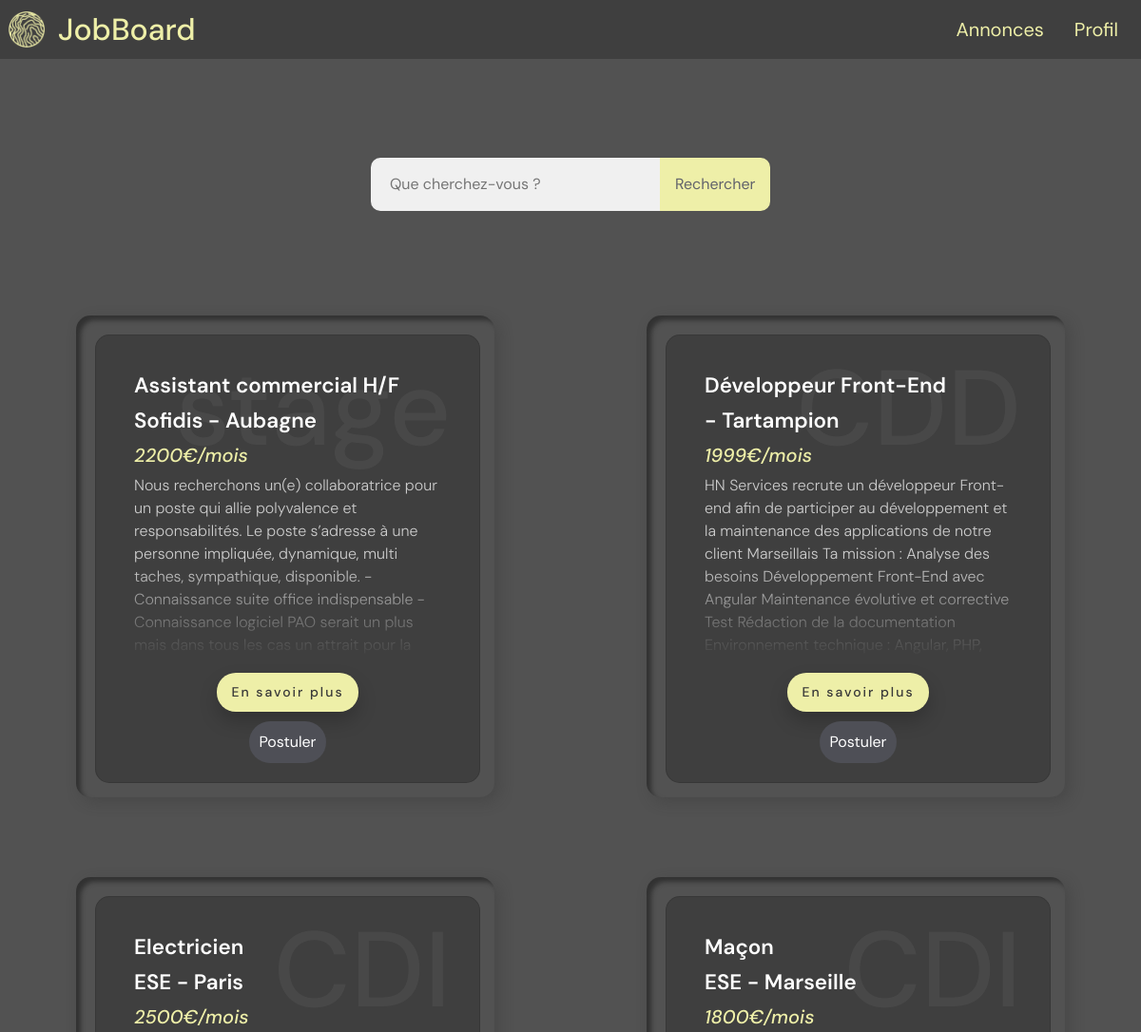
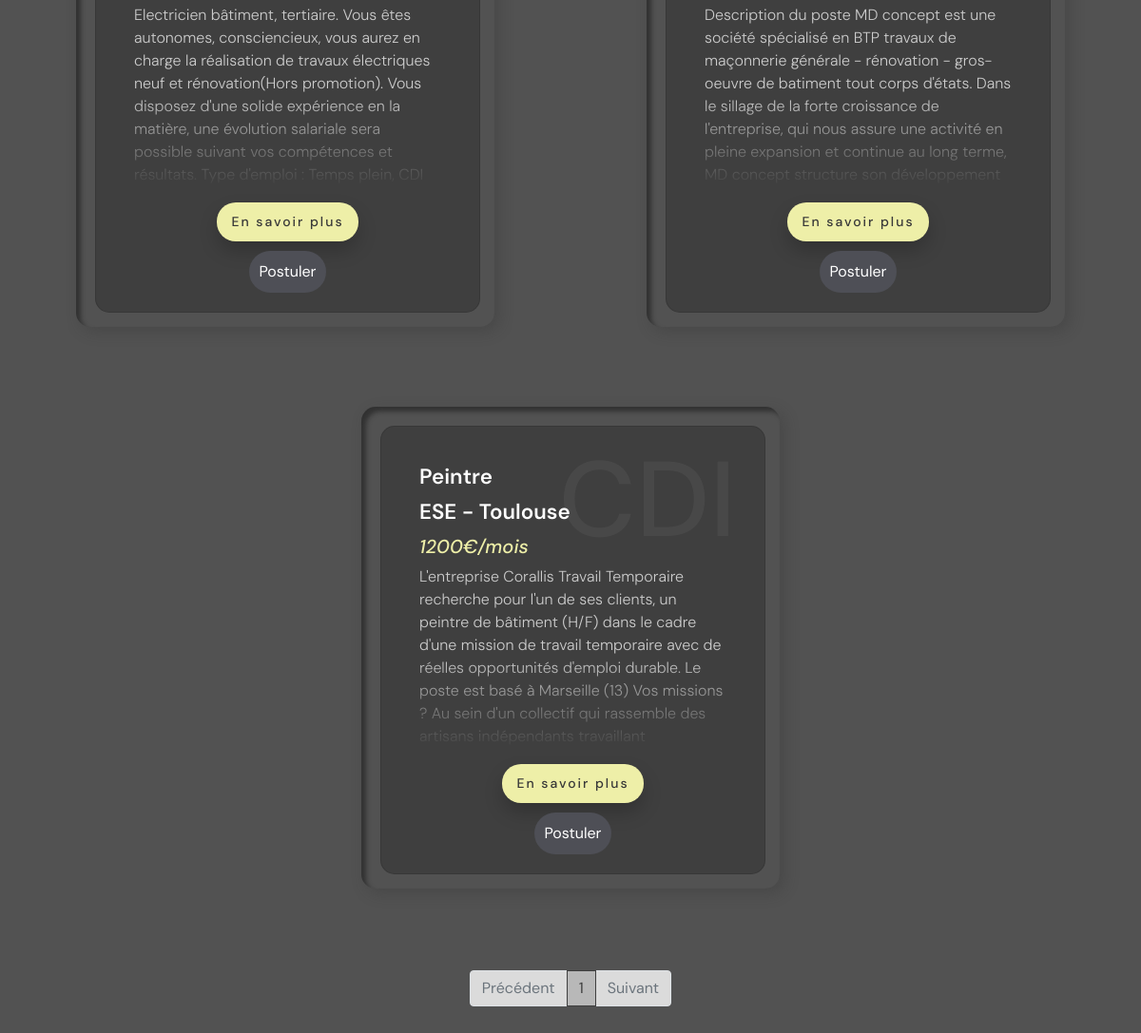
/accueil.php (signed in), run on the app's committed database (2 pictures, top to bottom).
### tables this page shows
CREATE TABLE IF NOT EXISTS `advertising` (
  `id` int(11) NOT NULL AUTO_INCREMENT,
  `titre` varchar(255) DEFAULT NULL,
  `descript` text,
  `wages` int(11) DEFAULT NULL,
  `companie_name` varchar(255) DEFAULT NULL,
  `city` varchar(255) DEFAULT NULL,
  `date_e` date DEFAULT NULL,
  `published` tinyint(1) DEFAULT NULL,
  `companies_id` int(11) DEFAULT NULL,
  `contrat` varchar(255) DEFAULT NULL,
  PRIMARY KEY (`id`),
  KEY `companies_id` (`companies_id`)
);

CREATE TABLE IF NOT EXISTS `companies` (
  `id` int(11) NOT NULL AUTO_INCREMENT,
  `name_e` varchar(255) DEFAULT NULL,
  `email` varchar(255) DEFAULT NULL,
  `password` varchar(255) DEFAULT NULL,
  `phone` varchar(255) DEFAULT NULL,
  `website` text,
  `addr` varchar(255) DEFAULT NULL,
  `postal_code` varchar(255) DEFAULT NULL,
  `city` varchar(255) DEFAULT NULL,
  `siret` varchar(255) DEFAULT NULL,
  PRIMARY KEY (`id`)
);

### functions/pagination.php (called while the page is built)
<?php
require_once("configs/database.php");
if (isset($_GET['page']) && !empty($_GET['page'])) {
  $currentPage = (int) strip_tags($_GET['page']);
} else {
  $currentPage = 1;
}
$ad = 'SELECT COUNT(*) AS nb_articles FROM `Advertising`;';
$query = $db->prepare($ad);
$query->execute();
$result = $query->fetch();
$nbArticles = (int) $result['nb_articles'];
$parPage = 6;
$pages = ceil($nbArticles / $parPage);
$premier = ($currentPage * $parPage) - $parPage;
?>

### functions/check_db.php (called while the page is built)
<?php
    function check_ese_id($id, $db_ese) {
      foreach  ($db_ese as $row) {
        if ($row['id'] == $id) {
          return $row['name_e'];
        }
      }
    }
?>

### accueil.php (the view, shortened to what this page needs)
<?php session_start();
require_once("functions/pagination.php");
?>
<!DOCTYPE html>
<html lang="en">
<head>
  <link rel="stylesheet" href="https://cdnjs.cloudflare.com/ajax/libs/twitter-bootstrap/5.1.0/css/bootstrap.min.css">
  <link rel="stylesheet" href="https://cdnjs.cloudflare.com/ajax/libs/font-awesome/5.15.4/css/all.min.css">
  <link rel="stylesheet" href="style/style.css">
  <link rel="stylesheet" href="style/nav.css">
  <link rel="stylesheet" href="style/accueil.css">
  <link rel="stylesheet" href="style/accueil_e.css">
  <link rel="stylesheet" href="style/card.css">
  <link rel="stylesheet" href="https://cdn.jsdelivr.net/npm/bootstrap-icons@1.5.0/font/bootstrap-icons.css">
</head>
<body>
  <?php
  require_once("component/nav.php");
  require_once("configs/database.php");
  if (empty($_SESSION['profession']) || $_SESSION['profession'] == 'particulier') {
  ?>
    <div class="find">
      <form action="accueil.php" method="GET" class="find_form searchBar">
        <div class="find-div">
          <input type="text" name="find" id="find" placeholder="Que cherchez-vous ?">
          <button type="submit">Rechercher</button>
        </div>
      </form>
    </div>
    <div class="advert">
      <?php
      require_once("functions/check_db.php");
      if (isset($_GET['find']) && strlen($_GET['find']) > 0) {
        $recherche = $_GET['find'];
        $ad = "SELECT * FROM Advertising WHERE titre LIKE '%$recherche%' OR companie_name LIKE '$recherche%' OR city LIKE '$recherche%' OR contrat LIKE '$recherche' ORDER BY titre ASC LIMIT $premier, $parPage";
      } else
        $ad = "SELECT * FROM Advertising ORDER BY titre ASC LIMIT $premier, $parPage";
      foreach ($db->query($ad) as $row) {
        if ($row['published'] == 1) {
          $id = intval($row['id'], 10);
      ?>
          <div class="container" id="inde_advert_<?php echo $id ?>">
            <div class="box">
            <div class="card" data-tilt data-tilt-scale="1">
              <div class="content">
                <?php
                if ($row['contrat'] == 'alternance'){ ?>
                  <h2 style="font-size: 3.5em; margin-top: 15px;"><?= $row['contrat'] ?></h2>
                  <?php } else { ?>
                  <h2><?= $row['contrat'] ?></h2>
                  <?php } ?>
                <h3><?= $row['titre'] ?></h3>
                <h3><?= check_ese_id($row['companies_id'], $db->query("SELECT id, name_e FROM Companies")); ?> - <?= $row['city'] ?></h3>
                <h5 style="font-style: italic;"><?= $row['wages'] ?>€/mois</h5>
                <div id="desc_<?php echo $id ?>">
                  <p><?= $row['descript'] ?></p>
                </div>
              </div>
              <a class="more"></a>
              <button type="submit" class="applied button-postuler" id="applied_<?php echo $id ?>" onclick="applied(<?php echo json_encode($id) ?>)">Postuler</button>
            </div>
          </div>
        </div>
      <?php
        }
      }
      ?>
    </div>
    <div style="text-align: center; margin-top: 4vh; margin-bottom: 8vh;">
      <nav style="display: inline-block;">
        <ul class="pagination">
          <li class="page-item <?= ($currentPage == 1) ? "disabled" : "" ?>">
            <a style="<?= ($currentPage == 1) ? "" : "color: #525252;" ?>background-color: #dbdbdb;" href="accueil.php?page=<?= $currentPage - 1 ?>" class="page-link">Précédent</a>
          </li>
          <?php for ($page = 1; $page <= $pages; $page++) : ?>
            <li class="page-item <?= ($currentPage == $page) ? "active" : "" ?>">
              <a style="background-color: #B8B8B8; color: #fff;<?= ($currentPage == $page) ? "border-color: #3f3f3f !important; color: #3f3f3f;" : ""?>" href="accueil.php?page=<?= $page ?>" class="page-link"><?= $page ?></a>
            </li>
          <?php endfor ?>
          <li class="page-item <?= ($currentPage == $pages) ? "disabled" : "" ?>">
            <a style="<?= ($currentPage == $pages) ? "" : "color: #525252;" ?>background-color: #dbdbdb;" href="accueil.php?page=<?= $currentPage + 1 ?>" class="page-link">Suivant</a>
          </li>
        </ul>
      </nav>
    </div>
  <?php } else
    require_once("accueil_e.php");
  ?>
</body>
</html>

### style/style.css (style rules this page uses)
body { font-family: 'DM Sans', sans-serif; color: #3f3f3f; background-color: #525252; }
.searchBar { margin-bottom: 10vh; }
.container { justify-content: center; margin-bottom: 3vh; color: #EEEFA8; padding-top: 2%; width: 50vw; min-width: 300px; }
.container button { z-index: 2; transition: 0.2s; border:none; padding: 10px; color: white; border-radius: 50px; background-color: transparent; }
.container button:not(.content button) { background-color: #4E4F56; }
.container a { vertical-align: middle; margin-top: 10px; position: absolute; color: #3f3f3f; text-decoration: none; }

### style/nav.css (style rules this page uses)
.searchBar { border-radius: 50px; }
.find { padding-top: 13vh; text-align: center; }
.find-div { display: flex; flex-direction: row; justify-content: center; }
.find_form input:not(.div-profile input) { padding-right: 8vw; padding-top: 2vh; padding-bottom: 2vh; padding-left: 1.7vw; -webkit-border-top-left-radius: 10px; -webkit-border-bottom-left-radius: 10px; -moz-border-radius-topleft: 10px; -moz-border-radius-bottomleft: 10px; border-top-left-radius: 10px; border-bottom-left-radius: 10px; margin-right: 0px; border: none; background: rgb(240, 240, 240); }
.find_form button { transition: 0.2s; color: #61626B; border:none; padding-top: 2vh; padding-bottom: 2vh; padding-left: 2vh; padding-right: 2vh; background-color: #EEEFA8; -webkit-border-top-right-radius: 10px; -webkit-border-bottom-right-radius: 10px; -moz-border-radius-topright: 10px; -moz-border-radius-bottomright: 10px; border-top-right-radius: 10px; border-bottom-right-radius: 10px; }
.page-link { text-decoration: none !important; box-shadow: none !important; }

### style/accueil.css (style rules this page uses)
.advert { display: flex; flex-wrap: wrap; justify-content: center; }

### style/card.css (style rules this page uses)
.container .card { border-radius: 50px; background: #3f3f3f; position: absolute; top: 20px; left: 20px; right: 20px; bottom: 20px; border-radius: 15px; transition: 0.5s; display: flex; justify-content: center; align-items: center; flex-direction: column; }
.container .box { z-index: 41; position: relative; min-width: auto; padding-right: 35px; padding-bottom: 35px; height: auto; box-shadow: inset 5px 5px 5px rgba(50,50,50,2), inset -5px -5px 15px #52525201, 5px 5px 15px rgba(50, 50, 50, 0.3), -5px -5px 15px #52525201; border-radius: 15px; margin: 30px; }
.container .card .content { width: 100%; padding: 20px; }
.container .card .content h2 { position: absolute; top: -10px; right: 10px; font-size: 7em; color: rgba(255,255,255,0.05); transition: 0.5s; }
.container .card .content h3 { font-size: 1.8em; color: rgba(255,255,255,0.5); z-index: 1; transition: 0.5s; }
.container { padding: 0px; position: relative; display: flex; justify-content: center; align-items: center; width: 500px; flex-wrap: wrap; }
.container .card { position: relative; padding: 20px; background: #3f3f3f; }
.container .card::before { content: ''; position: absolute; top: 0; right: 0; }
.container .card .content { position: relative; height: 40vh; overflow: hidden; }
.container .card .content::before { content: ''; position: absolute; bottom: 0; left: 0; width: 100%; height: 100px; background: linear-gradient(transparent, #3f3f3f); }
.container .card .content h3 { color: #fff; font-size: 1.4em; font-weight: 600; margin-bottom: 10px; }
.container .card .content p { color: #ccc; font-size: 16px; font-weight: 300; z-index: 1; transition: 0.5s; }
.container .card .more { position: relative; padding: 10px 15px; background: #EEEFA8; margin-top: 15px; display: inline-block; cursor: pointer; color: #383838; font-weight: 500; letter-spacing: 2px; font-size: 14px; border-radius: 20px; text-decoration: none; box-shadow: 0 10px 20px rgba(0,0,0,0.2); transition: 0.25s; }
.container .card .more::before { content: 'En savoir plus'; }
.button-postuler { margin-top: 10px; }

### data on the page
advertising: titre "Assistant commercial H/F", companies.name_e "Sofidis", city "Aubagne", wages "2200", descript "Nous recherchons un(e) collaboratrice pour un poste qui allie polyvalence et responsabilités. Le poste s’adresse à une personne impliquée, dynamique, multi taches, sympathique, disponible. - Connaissance suite office indispensable - Connaissance logiciel PAO serait un plus mais dans tous les cas un attrait pour la…"
advertising: titre "Développeur Front-End", city "Tartampion", wages "1999", descript "HN Services recrute un développeur Front-end afin de participer au développement et la maintenance des applications de notre client Marseillais Ta mission : Analyse des besoins Développement Front-End avec Angular Maintenance évolutive et corrective Test Rédaction de la documentation Environnement technique : Angular, PHP,…"
advertising: titre "Electricien", query "ESE", city "Paris", wages "2500", descript "Electricien bâtiment, tertiaire. Vous êtes autonomes, consciencieux, vous aurez en charge la réalisation de travaux électriques neuf et rénovation(Hors promotion). Vous disposez d'une solide expérience en la matière, une évolution salariale sera possible suivant vos compétences et résultats. Type d'emploi : Temps plein, CDI…"
advertising: titre "Maçon", query "ESE", city "Marseille", wages "1800", descript "Description du poste MD concept est une société spécialisé en BTP travaux de maçonnerie générale - rénovation - gros-oeuvre de batiment tout corps d'états. Dans le sillage de la forte croissance de l'entreprise, qui nous assure une activité en pleine expansion et continue au long terme, MD concept structure son développement…"
advertising: titre "Peintre", query "ESE", city "Toulouse", wages "1200", descript "L'entreprise Corallis Travail Temporaire recherche pour l'un de ses clients, un peintre de bâtiment (H/F) dans le cadre d'une mission de travail temporaire avec de réelles opportunités d'emploi durable. Le poste est basé à Marseille (13) Vos missions ? Au sein d'un collectif qui rassemble des artisans indépendants travaillant…"
